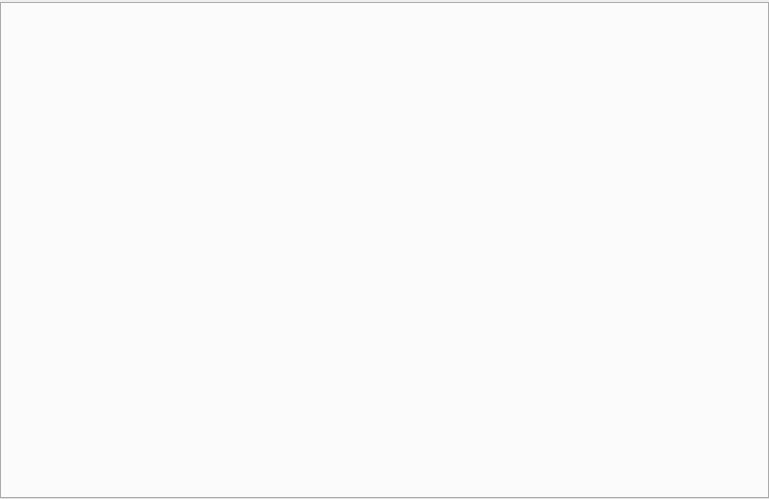
<?xml version="1.0" encoding="UTF-8"?>
<ui version="4.0">
 <class>ClassicalLoginWidget</class>
 <widget class="QWidget" name="ClassicalLoginWidget">
  <property name="geometry">
   <rect>
    <x>0</x>
    <y>0</y>
    <width>769</width>
    <height>499</height>
   </rect>
  </property>
  <property name="sizePolicy">
   <sizepolicy hsizetype="Maximum" vsizetype="Preferred">
    <horstretch>0</horstretch>
    <verstretch>0</verstretch>
   </sizepolicy>
  </property>
  <property name="windowTitle">
   <string>ClassicalLoginWidget</string>
  </property>
  <layout class="QVBoxLayout" name="verticalLayout_2">
   <property name="margin">
    <number>0</number>
   </property>
   <item>
    <layout class="QVBoxLayout" name="verticalLayout">
     <property name="spacing">
      <number>2</number>
     </property>
     <property name="topMargin">
      <number>2</number>
     </property>
     <item>
      <widget class="QTabWidget" name="tabWidget">
       <property name="currentIndex">
        <number>-1</number>
       </property>
      </widget>
     </item>
    </layout>
   </item>
  </layout>
 </widget>
 <resources/>
 <connections/>
</ui>
